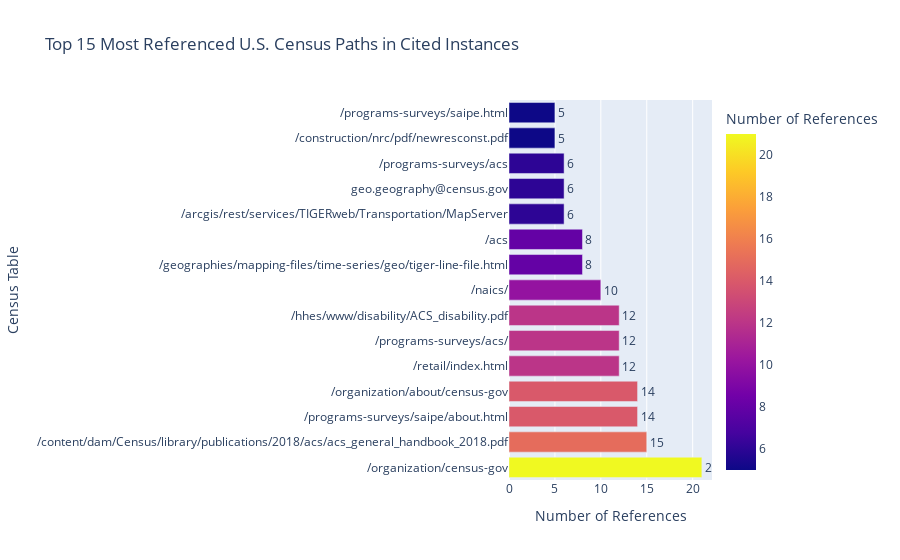

Here is the notebook cell this chart was saved with:
### Code cell
import plotly.express as px
import pandas as pd

tables, counts = zip(*c_most_common_paths)
# Create a DataFrame from the tables and counts
data = {'Census Table': tables, 'Number of References': counts}
df = pd.DataFrame(data)

# Create an interactive horizontal bar chart
fig = px.bar(df, 
             x='Number of References', 
             y='Census Table', 
             orientation='h',  # Horizontal bars
             title="Top 15 Most Referenced U.S. Census Paths in Cited Instances",
             labels={'Number of References': 'Number of References', 'Census Table': 'Census Table'},
             color='Number of References',  # Color bars based on count
             text='Number of References')  # Show count on hover

# Customize the hover data (you can modify this to include more details)
fig.update_traces(texttemplate='%{text}', textposition='outside')

# Invert the y-axis to show the highest count at the top
fig.update_yaxes(categoryorder='total descending')

# Show the interactive plot
fig.show()

### Figure 1 — Plotly figure (JSON) as saved in the notebook; plotly's stock layout.template omitted (floating-point values rounded to 4 significant figures)
{"data": [{"alignmentgroup": "True", "hovertemplate": "Number of References=%{marker.color}<br>Census Table=%{y}<extra></extra>", "legendgroup": "", "marker": {"color": [21, 15, 14, 14, 12, 12, 12, 10, 8, 8, 6, 6, 6, 5, 5], "coloraxis": "coloraxis", "pattern": {"shape": ""}}, "name": "", "offsetgroup": "", "orientation": "h", "showlegend": false, "text": [21, 15, 14, 14, 12, 12, 12, 10, 8, 8, 6, 6, 6, 5, 5], "textposition": "outside", "texttemplate": "%{text}", "type": "bar", "x": [21, 15, 14, 14, 12, 12, 12, 10, 8, 8, 6, 6, 6, 5, 5], "xaxis": "x", "y": ["/organization/census-gov", "/content/dam/Census/library/publications/2018/acs/acs_general_handbook_2018.pdf", "/programs-surveys/saipe/about.html", "/organization/about/census-gov", "/retail/index.html", "/programs-surveys/acs/", "/hhes/www/disability/ACS_disability.pdf", "/naics/", "/geographies/mapping-files/time-series/geo/tiger-line-file.html", "/acs", "/arcgis/rest/services/TIGERweb/Transportation/MapServer", "geo.geography@census.gov", "/programs-surveys/acs", "/construction/nrc/pdf/newresconst.pdf", "/programs-surveys/saipe.html"], "yaxis": "y"}], "layout": {"barmode": "relative", "coloraxis": {"colorbar": {"title": {"text": "Number of References"}}, "colorscale": [[0, "#0d0887"], [0.1111, "#46039f"], [0.2222, "#7201a8"], [0.3333, "#9c179e"], [0.4444, "#bd3786"], [0.5556, "#d8576b"], [0.6667, "#ed7953"], [0.7778, "#fb9f3a"], [0.8889, "#fdca26"], [1, "#f0f921"]]}, "legend": {"tracegroupgap": 0}, "title": {"text": "Top 15 Most Referenced U.S. Census Paths in Cited Instances"}, "xaxis": {"anchor": "y", "domain": [0, 1], "title": {"text": "Number of References"}}, "yaxis": {"anchor": "x", "categoryorder": "total descending", "domain": [0, 1], "title": {"text": "Census Table"}}}}
